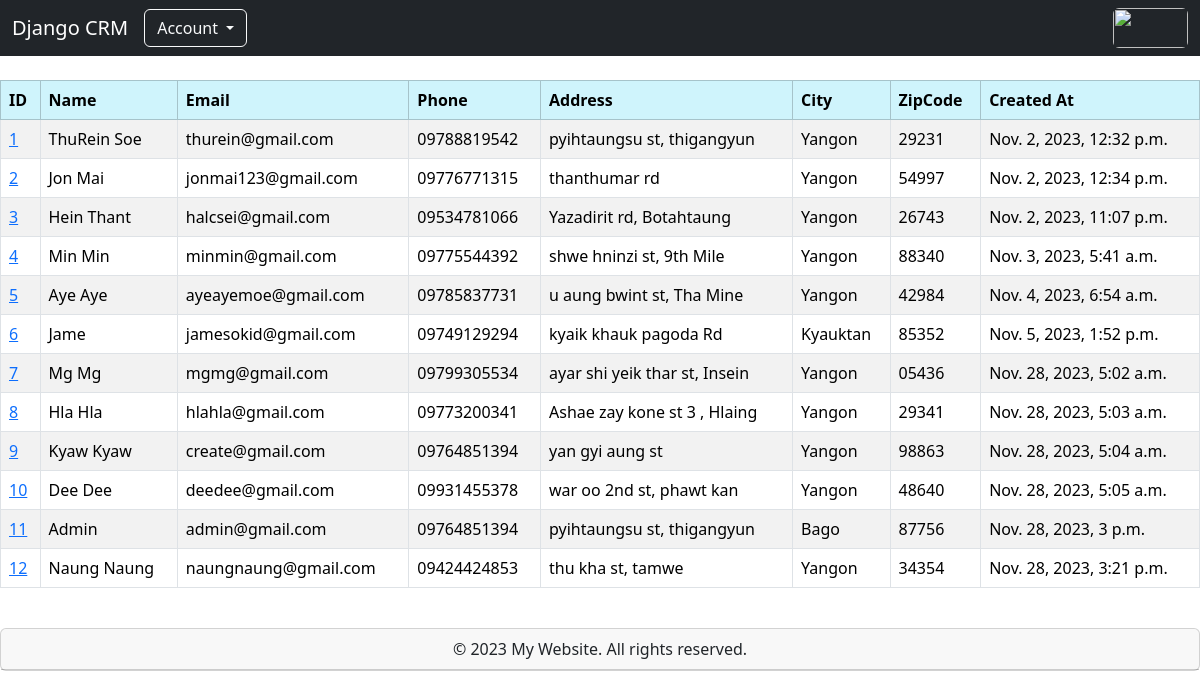
The page / on the database its author committed.
### blog/models.py (models this page shows, shortened)
class Record (models.Model):
    id = models.AutoField(primary_key=True)
    name = models.CharField(max_length=50)
    email = models.CharField(max_length=100)
    phone = models.CharField(max_length=50)
    address = models.CharField(max_length=100)
    city = models.CharField(max_length=50)
    zipcode = models.CharField(max_length=20)
    create_at = models.DateTimeField(default=datetime.now)

### blog/views.py (the view)
# urls.py: path('', record),
def record(request):
    if request.method =='GET':
        records = Record.objects.all()
    return render (request, 'record.html',{'records':records})

### blog/templates/record.html (shortened to what this page needs)
{% extends 'base.html' %}
    {% block body %}<br/>
                <table class="table table-bordered table-striped table-hover ">
                    <thead class="table-info">
                    <tr>
                        <th scope="col">ID</th>
                        <th scope="col">Name</th>
                        <th scope="col">Email</th>
                        <th scope="col">Phone</th>
                        <th scope="col">Address</th>
                        <th scope="col">City</th>
                        <th scope="col">ZipCode</th>
                        <th scope="col">Created At</th>
                    </tr>
                    </thead>
                    <tbody>
                        {% if records %}
                            {% for record in records %}
                            <tr>
                                <td><a href="/data_update/{{record.id}}">{{ record.id }}</a></td>
                                <td>{{ record.name }}</td>
                                <td>{{ record.email }}</td>
                                <td>{{ record.phone }}</td>
                                <td>{{ record.address }}</td>
                                <td>{{ record.city }}</td>
                                <td>{{ record.zipcode }}</td>
                                <td>{{ record.create_at }}</td>
                            </tr>
                            {% endfor %}
                        {% endif %}
                    </tbody>
                </table>
{% endblock %}

### blog/templates/base.html (shortened to what this page needs)
<html>
    <head>
        <link href="https://cdn.jsdelivr.net/npm/bootstrap@5.3.2/dist/css/bootstrap.min.css" rel="stylesheet">
    </head>
        <body>
            {% include 'header.html' %}
            {% block body %} {% endblock %}<br/>
            {% include 'footer.html' %}
        </body>
</html>

### blog/templates/header.html (shortened to what this page needs)
<nav class="navbar navbar-expand-lg navbar-dark bg-dark">
    <div class="container-fluid">
      <a class="navbar-brand" href="/">Django CRM</a>
      <div class="collapse navbar-collapse" id="navbarSupportedContent">
        <ul class="navbar-nav me-auto mb-2 mb-lg-0">
          <div class="btn-group" role="group">
            <button type="button" class="btn btn-outline-light dropdown-toggle" data-bs-toggle="dropdown" aria-expanded="false">
              Account
            </button>
        </ul>
        <div class="float-end mx-6">
          {% load static %}
          <img class="rounded" src="{% static 'logo.jpg' %}" width="75" height="40">
      </div>
      </div>
    </div>
  </nav>

### blog/templates/footer.html
<div class="card text-center">
    <div class="card-header">
      &copy; 2023 My Website. All rights reserved.
    </div>
</div>

### rows shown on the page
Record: id "1", name "ThuRein Soe", email "thurein@gmail.com", phone "09788819542", address "pyihtaungsu st, thigangyun", city "Yangon", zipcode "29231", create_at "Nov. 2, 2023, 12:32 p.m."
Record: id "2", name "Jon Mai", email "jonmai123@gmail.com", phone "09776771315", address "thanthumar rd", city "Yangon", zipcode "54997", create_at "Nov. 2, 2023, 12:34 p.m."
Record: id "3", name "Hein Thant", email "halcsei@gmail.com", phone "09534781066", address "Yazadirit rd, Botahtaung", city "Yangon", zipcode "26743", create_at "Nov. 2, 2023, 11:07 p.m."
Record: id "4", name "Min Min", email "minmin@gmail.com", phone "09775544392", address "shwe hninzi st, 9th Mile", city "Yangon", zipcode "88340", create_at "Nov. 3, 2023, 5:41 a.m."
Record: id "5", name "Aye Aye", email "ayeayemoe@gmail.com", phone "09785837731", address "u aung bwint st, Tha Mine", city "Yangon", zipcode "42984", create_at "Nov. 4, 2023, 6:54 a.m."
Record: id "6", name "Jame", email "jamesokid@gmail.com", phone "09749129294", address "kyaik khauk pagoda Rd", city "Kyauktan", zipcode "85352", create_at "Nov. 5, 2023, 1:52 p.m."
Record: id "7", name "Mg Mg", email "mgmg@gmail.com", phone "09799305534", address "ayar shi yeik thar st, Insein", city "Yangon", zipcode "05436", create_at "Nov. 28, 2023, 5:02 a.m."
Record: id "8", name "Hla Hla", email "hlahla@gmail.com", phone "09773200341", address "Ashae zay kone st 3 , Hlaing", city "Yangon", zipcode "29341", create_at "Nov. 28, 2023, 5:03 a.m."
Record: id "9", name "Kyaw Kyaw", email "create@gmail.com", phone "09764851394", address "yan gyi aung st", city "Yangon", zipcode "98863", create_at "Nov. 28, 2023, 5:04 a.m."
Record: id "10", name "Dee Dee", email "deedee@gmail.com", phone "09931455378", address "war oo 2nd st, phawt kan", city "Yangon", zipcode "48640", create_at "Nov. 28, 2023, 5:05 a.m."
Record: id "11", name "Admin", email "admin@gmail.com", phone "09764851394", address "pyihtaungsu st, thigangyun", city "Bago", zipcode "87756", create_at "Nov. 28, 2023, 3 p.m."
Record: id "12", name "Naung Naung", email "naungnaung@gmail.com", phone "09424424853", address "thu kha st, tamwe", city "Yangon", zipcode "34354", create_at "Nov. 28, 2023, 3:21 p.m."
